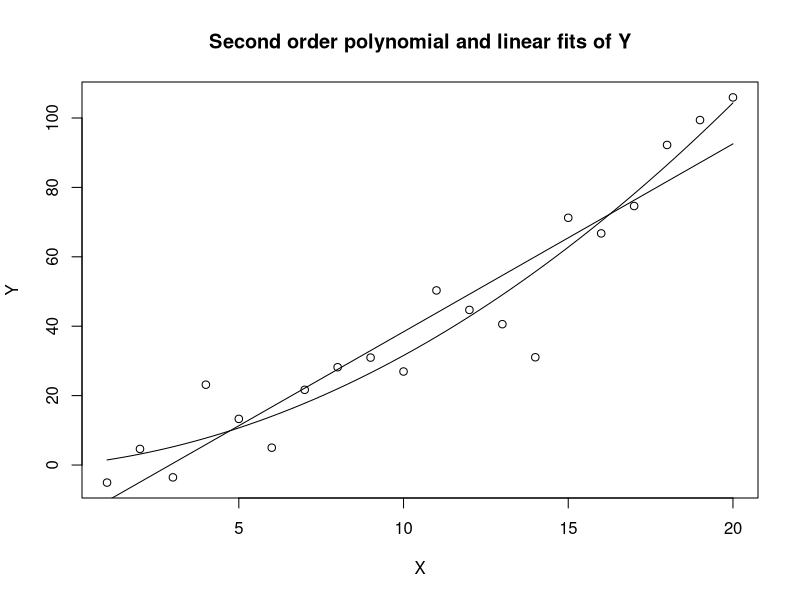

This figure's R source:
## ---- chunk 1
knitr::opts_chunk$set(echo = TRUE)
## ---- chunk 2
X <- c(1:20)
set.seed(1)
Y <- c(0.2*X^2+X+rnorm(20, mean = 0, sd = 10))
## ---- chunk 3
class.trajectory <- function (Y = NULL, X = NULL, dataset = NULL, interval_size = 0.5)
{
  if (is.null(Y) == TRUE & is.null(Y) == TRUE & is.null(dataset) == TRUE){
    stop("either 'dataset' or at least 'Y' and 'X' must be specified")
  }
  if (is.null(Y) == TRUE & is.null(Y) == TRUE) {
    Y <- dataset[,1]
    X <- dataset[,2]
  }else{
    if (class(Y) == "character" & class(X) == "character") {
      if (is.null(dataset) == TRUE) {
        stop("if 'Y' and 'X' are character, 'dataset' must exist")
      }else{
        Y <- dataset[,Y]
        X <- dataset[,X]
      }
    }else{
      if (!(class(Y) %in% c("numeric","integer")) == TRUE & !(class(X) %in% c("numeric","integer")) == TRUE) {stop("'Y' and 'X' must be either characters or vector but 'class' must be similar")}
    }
  }
  
  data <- data.frame(cbind(Y,X))
  data <- data[order(data$X),]                                                                      # ordering the X values
  
  Y <- data$Y
  X <- data$X
  
  linear.model <- lm(Y~X)
  
  orthogonal_polynomial <- lm(Y~poly(X,2, raw=F))                                                   # After getting Y = gamma*chi + delta*X' + epsilon with orthogonal polynomial
                                                                                                    # we have to perform a variable change to obtain relevant values in the X interval 
                                                                                                    # for first_order_coefficient, second_order_coefficient and intercept,
                                                                                                    # knowing that X'= alpha*X + beta 
                                                                                                    # and chi = eta*X'^2 + theta
  
  gammab  <-  orthogonal_polynomial$coefficients[3]
  delta  <-  orthogonal_polynomial$coefficients[2]
  epsilon  <-  orthogonal_polynomial$coefficients[1]
  
  alpha  <-  lm(orthogonal_polynomial$model[,2][,1]~X)$coef[2]
  beta  <-  lm(orthogonal_polynomial$model[,2][,1]~X)$coef[1]
  
  eta  <-  1/lm((orthogonal_polynomial$model[,2][,1])^2~orthogonal_polynomial$model[,2][,2])$coef[2]
  theta  <-  (-lm((orthogonal_polynomial$model[,2][,1])^2~orthogonal_polynomial$model[,2][,2])$coef[1])*eta
  
  if(summary(orthogonal_polynomial)$coefficients[3,4] <= 0.05){                                     # non linear case
    classification <- data.frame(first_order_coefficient = (delta+2*beta*gammab*eta)*alpha,
                           first_order_pvalue = summary(orthogonal_polynomial)$coefficients[2,4],
                           second_order_coefficient = (alpha^2)*gammab*eta,
                           second_order_pvalue = summary(orthogonal_polynomial)$coefficients[3,4],
                           intercept = epsilon+beta*delta+(beta^2)*gammab*eta+gammab*theta,
                           x_m = (X[length(X)]-X[1])/2+X[1],
                           p1 = -(delta+2*beta*gammab*eta)/(2*alpha*gammab*eta),                    # points of interest
                           p2 = (-(delta+2*beta*gammab*eta)+1)/(2*alpha*gammab*eta),
                           p3 = (-(delta+2*beta*gammab*eta)-1)/(2*alpha*gammab*eta))
  }else{                                                                                            # linear case
    classification <- data.frame(first_order_coefficient = delta*alpha,
                           first_order_pvalue = summary(orthogonal_polynomial)$coefficients[2,4],
                           second_order_coefficient = 0,
                           second_order_pvalue = summary(orthogonal_polynomial)$coefficients[3,4],
                           intercept = epsilon+delta*beta,
                           x_m = (X[length(X)]-X[1])/2+X[1],
                           p1 = NA,
                           p2 = NA,
                           p3 = NA)
  }
  
  classification$r.sq <- summary(orthogonal_polynomial)$adj.r.squared                                # retrieve the adjusted coefficient of determination
  
  # compute the derivaive at xm-delta and at xm + delta with delta being half of the input interval size
  derivative  <-  2*(classification$x_m-(X[length(X)]-X[1])*(interval_size/2))*classification$second_order_coefficient+classification$first_order_coefficient
  derivative2  <-  2*(classification$x_m+(X[length(X)]-X[1])*(interval_size/2))*classification$second_order_coefficient+classification$first_order_coefficient
  
  
  if(sign(derivative) != sign(derivative2)){                                                        # non consistent direction around x_m
    classification$derivative  <-  NA
    classification$intercept_derivative  <-  NA
  }else{                                                                                            # consistent direction around x_m
    classification$derivative  <-  mean(c(derivative, derivative2))
    classification$intercept_derivative  <-  (classification$second_order_coefficient*classification$x_m^2+classification$first_order_coefficient*classification$x_m+classification$intercept)-classification$x_m*classification$derivative
  }
  
 # compute the derivative of the curvature function
  classification$derivated_curvature  <-  -12*(classification$second_order_coefficient^2)*(2*classification$second_order_coefficient*classification$x_m+classification$first_order_coefficient)*(classification$second_order_coefficient/abs(classification$second_order_coefficient))/
    ((1+(2*classification$second_order_coefficient*classification$x_m+classification$first_order_coefficient)^2)^(2.5))
  
  if(classification$second_order_pvalue>0.05){classification$derivated_curvature <- NA}
  
  classification$direction <- NA                                                                    # classify the direction
  classification$direction[which(classification$derivative > 0)] <- "increase"
  classification$direction[which(classification$derivative < 0)] <- "decrease"
  classification$direction[which(is.na(classification$derivative))] <- "stable"
  classification$direction[which(as.numeric(classification$first_order_pvalue)>0.05 & as.numeric(classification$second_order_pvalue)>0.05)] <- "stable"
  
  classification$acceleration <- NA                                                                 # classify the acceleration
  classification$acceleration[which(classification$derivated_curvature < 0)] <- "accelerating"
  classification$acceleration[which(classification$derivated_curvature > 0)] <- "decelerating"
  classification$acceleration[which(classification$direction == "stable" &
                                     classification$second_order_coefficient < 0)] <- "concave"
  classification$acceleration[which(classification$direction == "stable" &
                                     classification$second_order_coefficient > 0)] <- "convex"
  classification$acceleration[which(is.na(classification$derivated_curvature))] <- "constant"
  
  classification$shape_class <- paste(classification$direction,                                       # give the final classification combining direction and acceleration
                                classification$acceleration,
                                sep="_")
  
  linear.model.summary <- summary(linear.model)                                                       # provide the linear approach results for comparison
  
  classification$linear_slope <- linear.model.summary$coefficients[2,1]
  classification$linear_slope_pvalue <- linear.model.summary$coefficients[2,4]
  classification$linear_intercept <- linear.model.summary$coefficients[1,1]
  
  classification$first_X_value <- X[1]
  classification$last_X_value <- X[length(X)]
  
  row.names(classification)<-"Y"
  
  return(classification)
  
}
## ---- chunk 4
classification <- class.trajectory(Y,X) # or class.trajectory(dataset = data.frame(Y, X))
classification
## ---- chunk 5
plot(Y~X)
curve(classification$second_order_coefficient*x^2+classification$first_order_coefficient*x+classification$intercept, add=T)
curve(classification$linear_slope*x+classification$linear_intercept, add=T)
title("Second order polynomial and linear fits of Y")
